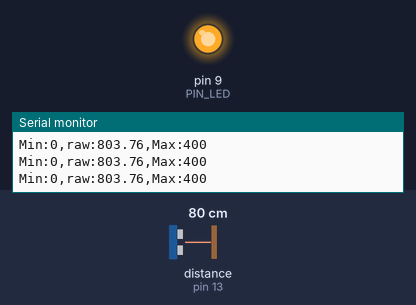
Bench run of a sketch on a simulated Arduino Uno, built with avr-gcc and run on an emulated ATmega328P. Shown: output pins drawn as LEDs (lit = HIGH), the last lines printed to the serial monitor. Wiring (inferred from the names in the program): ultrasonic range finder: trigger pin 12; echo pin 13. The inputs (shaded band) are chosen by the test bench; at power-on: distance to the obstacle (sensor on pin 13) 80 cm. The echo pulse lasts 58.3 µs per cm; pins used as bus, display or sensor lines are not drawn.

Above: at 1.2 s.
1.3 s: distance to the obstacle (sensor on pin 13) set to 33 cm
2.8 s: distance to the obstacle (sensor on pin 13) set to 30 cm
At 3.2 s:
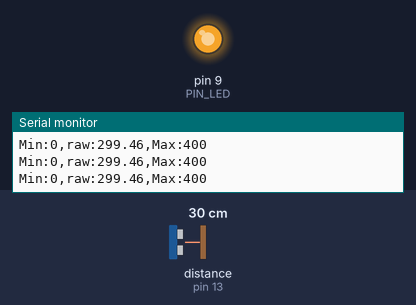
4.3 s: distance to the obstacle (sensor on pin 13) set to 18 cm
At 6.0 s:
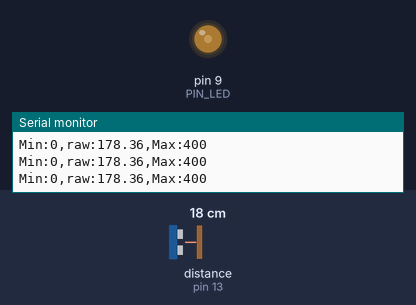
Timing chart, 0 to 13.3 s (numbered marks = the images above; inputs shaded):
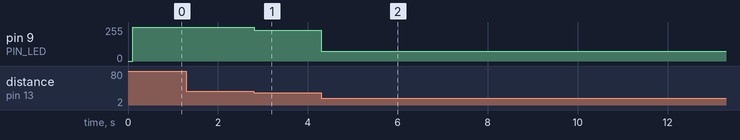

The sketch:

8_example_2.ino
```cpp
// Arduino pin assignment
#define PIN_LED 9
#define PIN_TRIG 12
#define PIN_ECHO 13

// configurable parameters
#define SND_VEL 346.0 // sound velocity at 24 celsius degree (unit: m/s)
#define INTERVAL 100 // sampling interval (unit: ms)
#define _DIST_MIN 100 // minimum distance to be measured (unit: mm)
#define _DIST_MAX 300 // maximum distance to be measured (unit: mm)

// global variables
float timeout; // unit: us
float dist_min, dist_max, dist_raw; // unit: mm
unsigned long last_sampling_time; // unit: ms
float scale; // used for pulse duration to distance conversion

void setup() {
// initialize GPIO pins
  pinMode(PIN_LED,OUTPUT);
  pinMode(PIN_TRIG,OUTPUT);
  digitalWrite(PIN_TRIG, LOW);
  pinMode(PIN_ECHO,INPUT);

// initialize USS related variables
  dist_min = _DIST_MIN;
  dist_max = _DIST_MAX;
  timeout = (INTERVAL / 2) * 1000.0; // precalculate pulseIn() timeout value. (unit: us)
  dist_raw = 0.0; // raw distance output from USS (unit: mm)
  scale = 0.001 * 0.5 * SND_VEL;

// initialize serial port
  Serial.begin(57600);

// initialize last sampling time
  last_sampling_time = 0;
}

void loop() {
// wait until next sampling time.
// millis() returns the number of milliseconds since the program started. Will overflow after 50 days.
  if(millis() < last_sampling_time + INTERVAL) return;

// get a distance reading from the USS
  dist_raw = USS_measure(PIN_TRIG,PIN_ECHO);


// output the read value to the serial port
  Serial.print("Min:0,");
  Serial.print("raw:");
  Serial.print(dist_raw);
  Serial.print(",");
  Serial.println("Max:400 ");


// turn on the LED if the distance is between dist_min and dist_max
  if(dist_raw < dist_min || dist_raw > dist_max) {
    analogWrite(PIN_LED, 255);
  }
  else {
    if
      (dist_raw <=200) analogWrite(PIN_LED, abs(255 - (int)((abs(dist_raw-100))/3*7)));
    else
      analogWrite(PIN_LED, (int)((abs(dist_raw-200))/3*7));
  }

// do something here
  //delay(50); // Assume that it takes 50ms to do something.

// update last sampling time
  last_sampling_time += INTERVAL;
}

// get a distance reading from USS. return value is in millimeter.
float USS_measure(int TRIG, int ECHO)
{
  float reading;
  digitalWrite(TRIG, HIGH);
  delayMicroseconds(10);
  digitalWrite(TRIG, LOW);
  reading = pulseIn(ECHO, HIGH, timeout) * scale; // unit: mm
  if(reading < dist_min || reading > dist_max) return; //reading = 0.0; // return 0 when out of range.
  return reading;
  // Pulse duration to distance conversion example (target distance = 17.3m)
  // - round trip distance: 34.6m
  // - expected pulse duration: 0.1 sec, or 100,000us
  // - pulseIn(ECHO, HIGH, timeout) * 0.001 * 0.5 * SND_VEL
  //           = 100,000 micro*sec * 0.001 milli/micro * 0.5 * 346 meter/sec
  //           = 100,000 * 0.001 * 0.5 * 346 * micro * sec * milli * meter
  //                                           ----------------------------
  //                                           micro * sec
  //           = 100 * 173 milli*meter = 17,300 mm = 17.3m
  // pulseIn() returns microseconds.
}
```

Measured:
- after the input at 2.8 s, pin 9 (PIN_LED): 255/255 → 232/255 at once
- after the input at 4.3 s, pin 9 (PIN_LED): 232/255 → 73/255 at once, then moves between 72/255 and 73/255, repeating every 4.1 s
